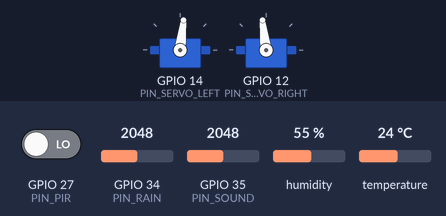
Bench run of a program on a simulated ESP32. Parts: 2 × servo. The inputs (shaded band) are chosen by the test bench; at power-on: GPIO 27 (PIN_PIR) LOW, GPIO 34 (PIN_RAIN) = 2048, GPIO 35 (PIN_SOUND) = 2048, humidity 55 %, temperature 24 °C. WiFi joins after 1.5 s; servers stay silent unless stated; EEPROM starts erased; what the program prints to the serial monitor is not drawn.

Above: at 1.55 s.
At 2.35 s:
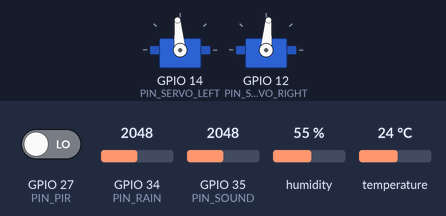
At 3.15 s:
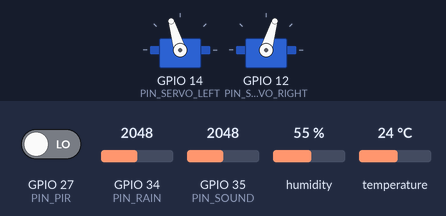
At 4.8 s:
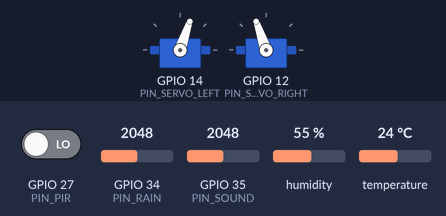
Timing chart, 0 to 10.7 s (numbered marks = the images above):
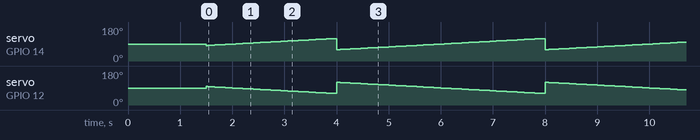

The program:

main.cpp
```cpp
#include <Arduino.h>
#include "config.h"
#include "types.h"
#include "sensors.h"
#include "servomotar.h"
#include "eeprom_store.h"
#include "wifi_manager.h"

Sensors sensors;
CradleServo cradle;
EEPROMStore store;
CradleConfig config;
WiFiManagerCustom wifiManager;

unsigned long lastRead = 0;
SensorData data;

void setup() {
  Serial.begin(115200);

  store.begin(EEPROM_SIZE);
  if (!store.load(config)) {
    store.reset(config); // start fresh if empty
  }

  wifiManager.begin();   // connect or start AP
  sensors.begin();
  cradle.begin(PIN_SERVO_LEFT, PIN_SERVO_RIGHT);
}

void loop() {
  wifiManager.handleClient();

  unsigned long now = millis();
  if (now - lastRead > LOOP_INTERVAL_MS) {
    lastRead = now;
    sensors.read(data);
    Serial.printf("Temp: %.2f C, Hum: %.2f %%, Rain: %d, Motion: %d\n",
                  data.temperatureC, data.humidity,
                  data.rainValue, data.motionDetected);
  }

  cradle.update(now, ROCK_PERIOD_MS, true);
}
```

eeprom_store.h
```cpp
#pragma once
#include <Arduino.h>

#define EEPROM_SIZE 512

struct CradleConfig {
  char wifiSsid[32];
  char wifiPass[64];
  uint16_t rainThreshold;
};

class EEPROMStore {
public:
  bool begin(size_t size);
  bool load(CradleConfig &cfg);
  bool save(const CradleConfig &cfg);
  void reset(CradleConfig &cfg);
};
```

sensors.h
```cpp
#ifndef SENSORS_H
#define SENSORS_H

#include "types.h"

class Sensors {
public:
  static bool begin();
  static void read(SensorData &out);
};

#endif
```

servomotar.h
```cpp
#pragma once

class CradleServo {
public:
  bool begin(int leftPin, int rightPin);
  void update(unsigned long nowMs, unsigned long periodMs, bool enable);
  void center();
private:
  int leftPin, rightPin;
};
```

types.h
```cpp
#ifndef TYPES_H
#define TYPES_H

struct SensorData {
  float temperatureC;
  float humidity;
  int rainValue;
  bool motionDetected;
  int soundLevel;   // <-- NEW: sound sensor reading
};

#endif
```

wifi_manager.h
```cpp
#pragma once
#include <Arduino.h>

class WiFiManagerCustom {
public:
  bool begin();          // connect or start AP
  void handleClient();   // run in loop
  bool isConnected();    // check WiFi connection
};
```

eeprom_store.cpp
```cpp
#include "eeprom_store.h"
#include <EEPROM.h>

bool EEPROMStore::begin(size_t size) {
  return EEPROM.begin(size);
}

bool EEPROMStore::load(CradleConfig &cfg) {
  EEPROM.get(0, cfg);
  // if SSID looks empty, return false
  if (cfg.wifiSsid[0] == '\0') return false;
  return true;
}

bool EEPROMStore::save(const CradleConfig &cfg) {
  EEPROM.put(0, cfg);
  return EEPROM.commit();
}

void EEPROMStore::reset(CradleConfig &cfg) {
  memset(&cfg, 0, sizeof(cfg));
  EEPROM.put(0, cfg);
  EEPROM.commit();
}
```

sensors.cpp
```cpp
#include "sensors.h"
#include "config.h"
#include <DHT.h>

static DHT dht(PIN_DHT, DHT_TYPE);

bool Sensors::begin() {
  dht.begin();
  pinMode(PIN_PIR, INPUT);
  pinMode(PIN_SOUND, INPUT);  // <-- NEW: Sound sensor pin
  return true;
}

void Sensors::read(SensorData &out) {
  out.temperatureC = dht.readTemperature();
  out.humidity = dht.readHumidity();
  out.rainValue = analogRead(PIN_RAIN);
  out.motionDetected = digitalRead(PIN_PIR);
  out.soundLevel = analogRead(PIN_SOUND);  // <-- NEW: Sound sensor value
}
```

servomotar.cpp
```cpp
#include "servomotar.h"
#include "config.h"
#include <ESP32Servo.h>

static Servo leftServo;
static Servo rightServo;

bool CradleServo::begin(int lp, int rp) {
  leftPin = lp; rightPin = rp;
  ESP32PWM::allocateTimer(0);
  ESP32PWM::allocateTimer(1);
  leftServo.setPeriodHertz(50);
  rightServo.setPeriodHertz(50);
  leftServo.attach(leftPin);
  rightServo.attach(rightPin);
  center();
  return true;
}

void CradleServo::center() {
  leftServo.write(90);
  rightServo.write(90);
}

void CradleServo::update(unsigned long nowMs, unsigned long periodMs, bool enable) {
  if (!enable) return;
  int angle = map((nowMs % periodMs), 0, periodMs, 60, 120);
  leftServo.write(angle);
  rightServo.write(180 - angle);
}
```

wifi_manager.cpp
```cpp
#include "wifi_manager.h"
#include "eeprom_store.h"
#include "config.h"
#include <WiFi.h>
#include <WebServer.h>

extern EEPROMStore store;
extern CradleConfig config;

static WebServer server(80);
static bool connected = false;

void handleRoot() {
  String html = "<html><body><h2>ESP32 WiFi Setup</h2>";
  html += "<form action='/save' method='POST'>";
  html += "SSID: <input name='ssid'><br>";
  html += "Password: <input name='pass' type='password'><br>";
  html += "<input type='submit' value='Save'>";
  html += "</form></body></html>";
  server.send(200, "text/html", html);
}

void handleSave() {
  if (server.hasArg("ssid") && server.hasArg("pass")) {
    String ssid = server.arg("ssid");
    String pass = server.arg("pass");

    ssid.toCharArray(config.wifiSsid, sizeof(config.wifiSsid));
    pass.toCharArray(config.wifiPass, sizeof(config.wifiPass));
    config.rainThreshold = 2000;

    store.save(config);

    server.send(200, "text/html",
      "<html><body><h3>Saved! Restart ESP32 to connect.</h3></body></html>");
  } else {
    server.send(400, "text/plain", "Missing SSID or password");
  }
}

bool WiFiManagerCustom::begin() {
  if (strlen(config.wifiSsid) > 0) {
    WiFi.begin(config.wifiSsid, config.wifiPass);
    unsigned long start = millis();
    while (WiFi.status() != WL_CONNECTED && millis() - start < 10000) {
      delay(500);
      Serial.print(".");
    }
    if (WiFi.status() == WL_CONNECTED) {
      Serial.println("\nConnected to WiFi!");
      Serial.println(WiFi.localIP());
      connected = true;
      return true;
    }
  }

  // fallback AP mode
  WiFi.mode(WIFI_AP);
  WiFi.softAP("ESP32-Setup", "12345678");
  Serial.println("AP Mode started: SSID=ESP32-Setup, PASS=12345678");
  Serial.println("Open http://192.168.4.1/");

  server.on("/", handleRoot);
  server.on("/save", HTTP_POST, handleSave);
  server.begin();

  connected = false;
  return false;
}

void WiFiManagerCustom::handleClient() {
  if (!connected) {
    server.handleClient();
  }
}

bool WiFiManagerCustom::isConnected() {
  return connected;
}
```

config.h
```cpp
#pragma once

#define PIN_DHT          4
#define PIN_RAIN         34
#define PIN_PIR          27
#define PIN_SERVO_LEFT   14
#define PIN_SERVO_RIGHT  12
#define PIN_SOUND 35
#define DHT_TYPE 22   // DHT22

#define LOOP_INTERVAL_MS   2000
#define ROCK_PERIOD_MS     4000
#define EEPROM_SIZE        512
```
